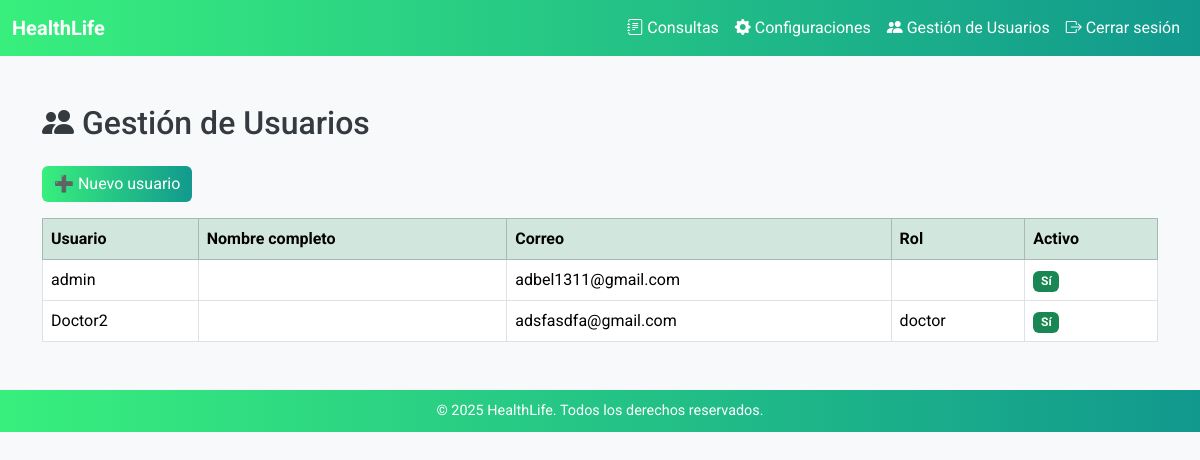
The app's page /configuraciones/gestion_usuarios/ (signed in), older data.
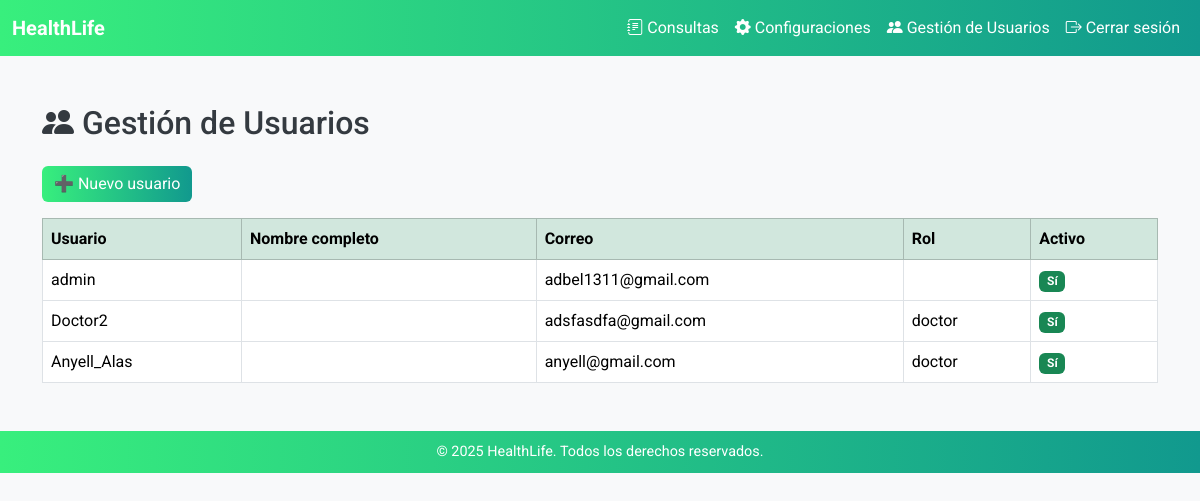
The same page, newer data.
### usuarios/models.py (models this page shows, shortened)
class CustomUser(AbstractUser):
    email = models.EmailField(unique=True)
    firma_digital = models.ImageField(upload_to='firmas/', blank=True, null=True)
    especialidad = models.CharField(max_length=100, blank=True, null=True)
    rol = models.CharField(max_length=50, choices=[
        ('administrador', 'Administrador'),
        ('doctor', 'Doctor'),
        ('recepcionista', 'Recepcionista'),
    ])

### usuarios/views.py (the view)
# urls.py: path('gestion_usuarios/', views.gestion_usuarios, name='gestion_usuarios'),
@user_passes_test(es_admin)
def gestion_usuarios(request):
    usuarios = CustomUser.objects.all()
    return render(request, 'usuarios/gestion_usuarios.html', {'usuarios': usuarios})

### usuarios/views.py (called while the page is built)
def es_admin(user):
    return user.is_superuser or user.rol == 'Admin'

### templates/usuarios/gestion_usuarios.html (shortened to what this page needs)
{% extends 'base.html' %}
{% block content %}
<div class="container mt-5">
    <h2 class="mb-4"><i class="bi bi-people-fill"></i> Gestión de Usuarios</h2>
    <a href="{% url 'crear_usuario' %}" class="btn btn-primary mb-3">➕ Nuevo usuario</a>
    <table class="table table-bordered table-hover">
        <thead class="table-success">
            <tr>
                <th>Usuario</th>
                <th>Nombre completo</th>
                <th>Correo</th>
                <th>Rol</th>
                <th>Activo</th>
            </tr>
        </thead>
        <tbody>
            {% for u in usuarios %}
            <tr>
                <td>{{ u.username }}</td>
                <td>{{ u.get_full_name }}</td>
                <td>{{ u.email }}</td>
                <td>{{ u.rol }}</td>
                <td>
                    {% if u.is_active %}
                        <span class="badge bg-success">Sí</span>
                    {% else %}
                        <span class="badge bg-danger">No</span>
                    {% endif %}
                </td>
            </tr>
            {% endfor %}
        </tbody>
    </table>
</div>
{% endblock %}

Row changes from the older to the newer data that the page shows:
added CustomUser: username "Anyell_Alas", email "anyell@gmail.com", rol "doctor", is_active "Sí"
